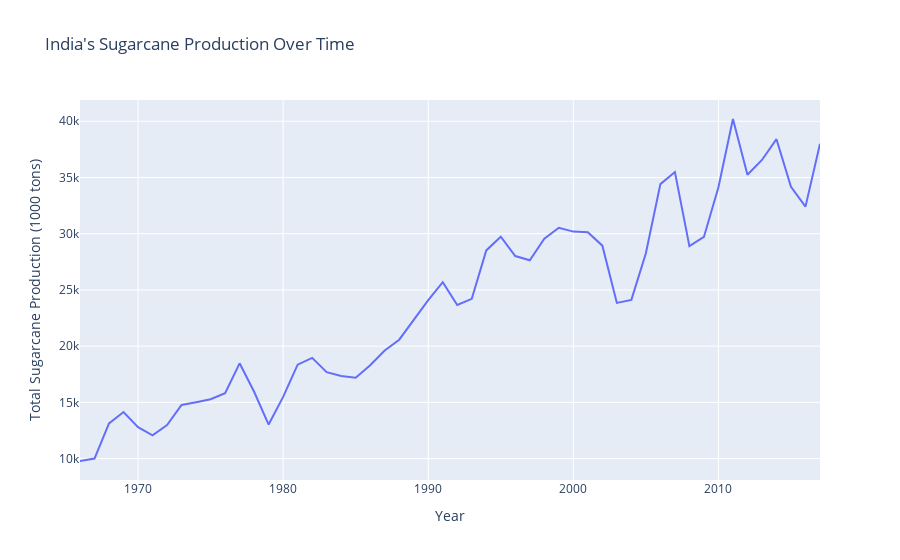

Here is the notebook cell this chart was saved with:
### Markdown cell above
**5. India's SUGARCANE PRODUCTION From Last 50 Years Using Line Chart**

### Code cell
sugarcane_production_by_year = df_replaced.groupby('Year')['SUGARCANE PRODUCTION (1000 tons)'].sum()

fig = px.line(sugarcane_production_by_year,
              x=sugarcane_production_by_year.index,
              y=sugarcane_production_by_year.values,
              labels={'x': 'Year', 'y': 'Total Sugarcane Production (1000 tons)'},
              title='India\'s Sugarcane Production Over Time')
fig.show()

### Figure 1 — Plotly figure (JSON) as saved in the notebook; plotly's stock layout.template omitted (floating-point values rounded to 4 significant figures)
{"data": [{"hovertemplate": "Year=%{x}<br>Total Sugarcane Production (1000 tons)=%{y}<extra></extra>", "legendgroup": "", "line": {"color": "#636efa", "dash": "solid"}, "marker": {"symbol": "circle"}, "mode": "lines", "name": "", "orientation": "v", "showlegend": false, "type": "scatter", "x": [1966, 1967, 1968, 1969, 1970, 1971, 1972, 1973, 1974, 1975, 1976, 1977, 1978, 1979, 1980, 1981, 1982, 1983, 1984, 1985, 1986, 1987, 1988, 1989, 1990, 1991, 1992, 1993, 1994, 1995, 1996, 1997, 1998, 1999, 2000, 2001, 2002, 2003, 2004, 2005, 2006, 2007, 2008, 2009, 2010, 2011, 2012, 2013, 2014, 2015, 2016, 2017], "xaxis": "x", "y": [9786.0, 9999.0, 13130.0, 14140.0, 12790.0, 12070.0, 12990.0, 14760.0, 15010.0, 15280.0, 15820.0, 18470.0, 15950.0, 13030.0, 15490.0, 18350.0, 18960.0, 17690.0, 17350.0, 17190.0, 18300.0, 19620.0, 20580.0, 22340.0, 24090.0, 25690.0, 23660.0, 24210.0, 28520.0, 29740.0, 28020.0, 27640.0, 29570.0, 30530.0, 30190.0, 30130.0, 28940.0, 23850.0, 24110.0, 28260.0, 34410.0, 35480.0, 28890.0, 29710.0, 34130.0, 40200.0, 35240.0, 36560.0, 38410.0, 34180.0, 32410.0, 37990.0], "yaxis": "y"}], "layout": {"legend": {"tracegroupgap": 0}, "title": {"text": "India's Sugarcane Production Over Time"}, "xaxis": {"anchor": "y", "domain": [0, 1], "title": {"text": "Year"}}, "yaxis": {"anchor": "x", "domain": [0, 1], "title": {"text": "Total Sugarcane Production (1000 tons)"}}}}
